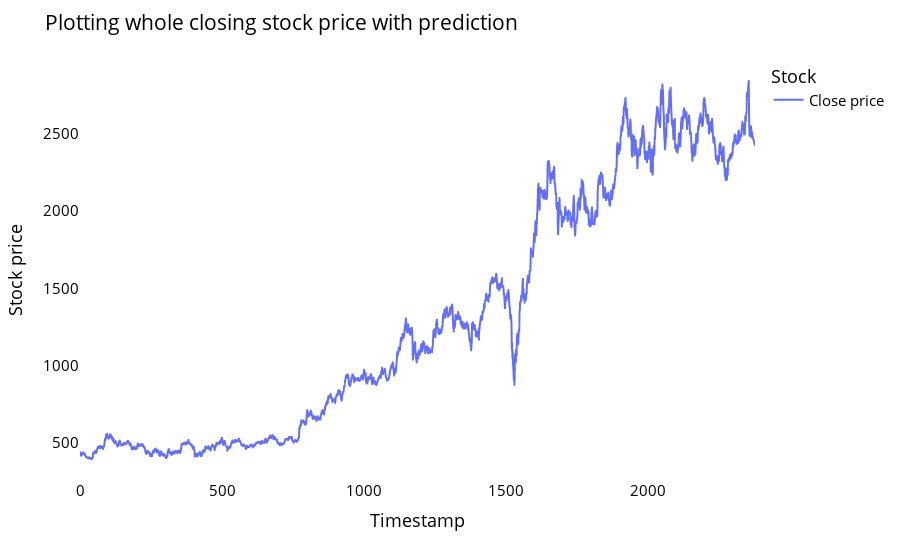

Write notebook code for a chart like this one.
### Code cell
lstmdf=closedf.tolist()
lstmdf.extend((np.array(lst_output).reshape(-1,1)).tolist())
lstmdf=scaler.inverse_transform(lstmdf).reshape(1,-1).tolist()[0]

names = cycle(['Close price'])

fig = px.line(lstmdf,labels={'value': 'Stock price','index': 'Timestamp'})
fig.update_layout(title_text='Plotting whole closing stock price with prediction',
                  plot_bgcolor='white', font_size=15, font_color='black',legend_title_text='Stock')

fig.for_each_trace(lambda t:  t.update(name = next(names)))

fig.update_xaxes(showgrid=False)
fig.update_yaxes(showgrid=False)
fig.show()

### Figure 1 — Plotly figure (JSON) as saved in the notebook; plotly's stock layout.template omitted (floating-point values rounded to 4 significant figures; data arrays with more than 128 entries replaced by an {"elided": "..."} marker saying what was removed)
{"data": [{"hovertemplate": "variable=0<br>Timestamp=%{x}<br>Stock price=%{y}<extra></extra>", "legendgroup": "0", "line": {"color": "#636efa", "dash": "solid"}, "marker": {"symbol": "circle"}, "mode": "lines", "name": "Close price", "showlegend": true, "type": "scattergl", "x": {"elided": "2377 int values"}, "xaxis": "x", "y": {"elided": "2377 float values"}, "yaxis": "y"}], "layout": {"font": {"color": "black", "size": 15}, "legend": {"title": {"text": "Stock"}, "tracegroupgap": 0}, "margin": {"t": 60}, "plot_bgcolor": "white", "title": {"text": "Plotting whole closing stock price with prediction"}, "xaxis": {"anchor": "y", "domain": [0, 1], "showgrid": false, "title": {"text": "Timestamp"}}, "yaxis": {"anchor": "x", "domain": [0, 1], "showgrid": false, "title": {"text": "Stock price"}}}}
